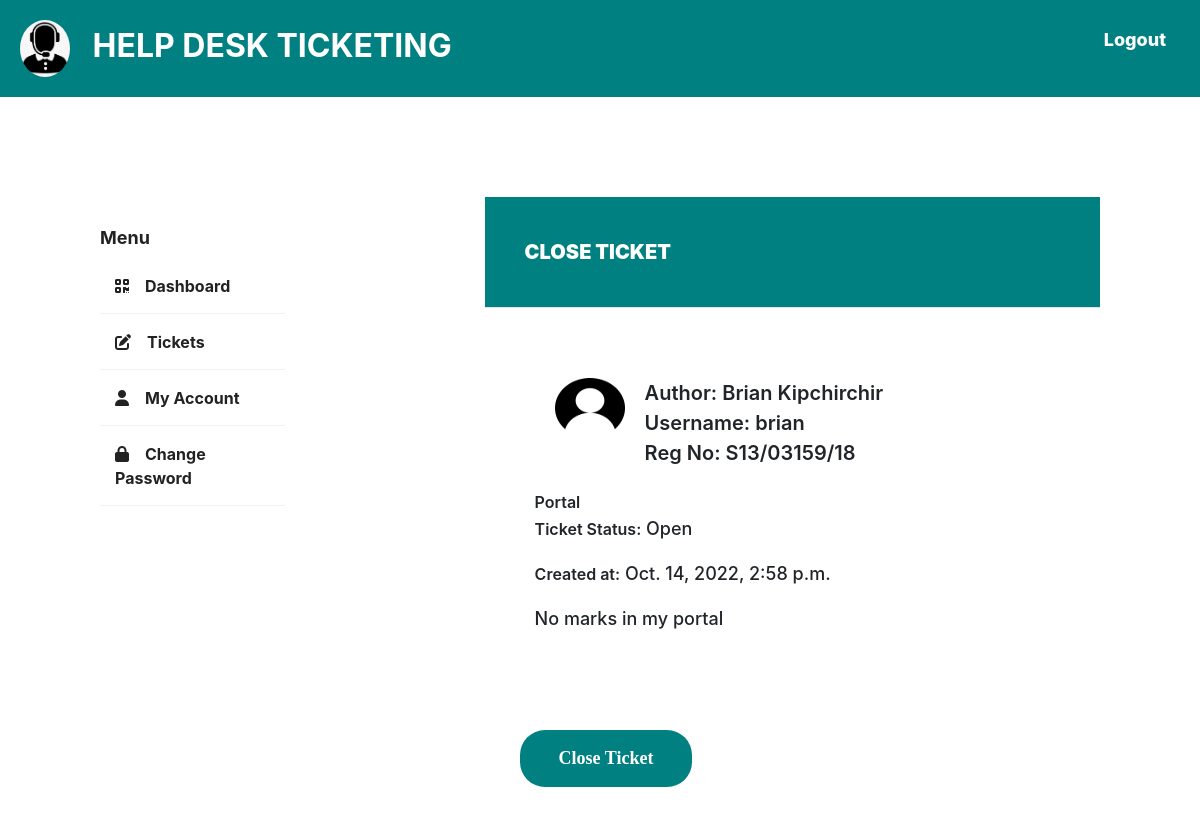
/helpdesk/close-ticket/2/, run on an earlier commit of the app's database.
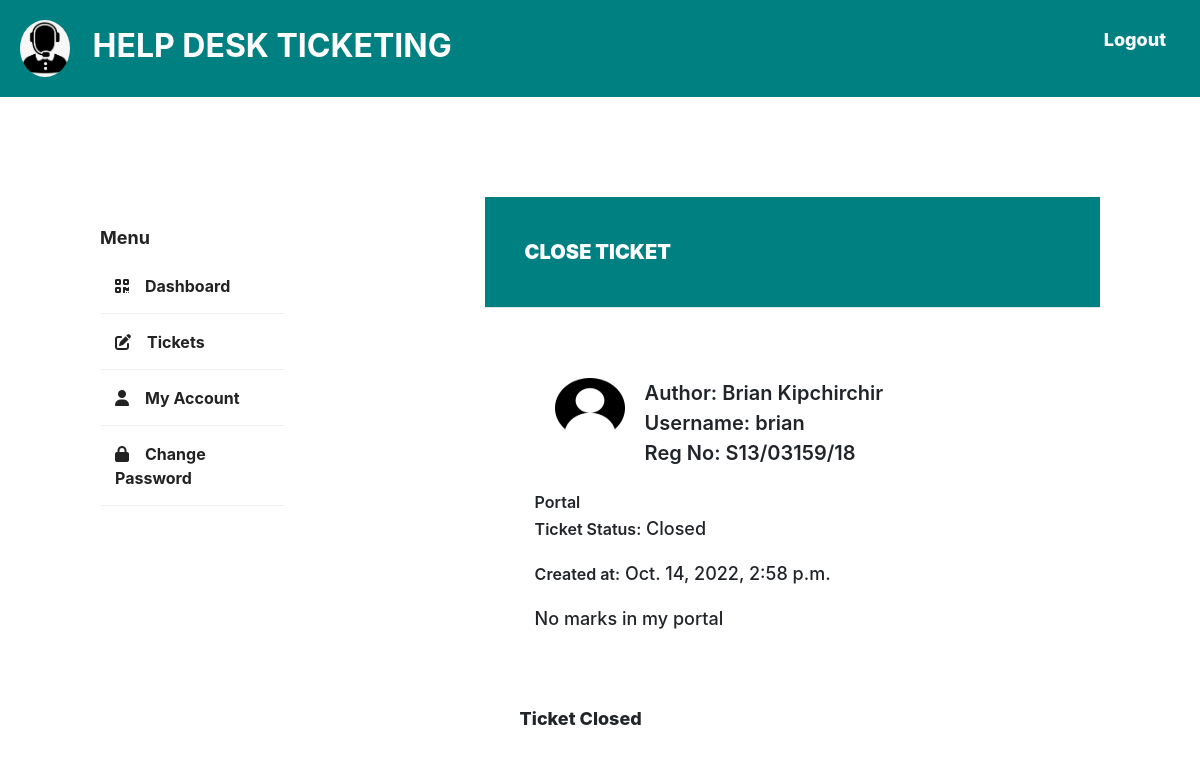
And on a later commit of the database.
### base/models.py (models this page shows, shortened)
class Ticket(models.Model):
    ticket_id = models.AutoField(primary_key=True)
    created_by = models.ForeignKey(
        StudentProfile, on_delete=models.CASCADE, null=True, related_name='created_by')
    closed_by = models.ForeignKey(
        OfficerProfile, on_delete=models.CASCADE, null=True)
    ticket_name = models.CharField(max_length=200, blank=True)
    ticket_type = models.CharField(max_length=200, blank=True)
    ticket_description = models.TextField(max_length=200, blank=True)
    StatusChoices = [
        ('InProgress', 'InProgress'),
        ('Open', 'Open'),
        ('Closed', 'Closed'),
        ('Deferred', 'Deferred'),
    ]
    ticket_status = models.CharField(max_length=200, choices=StatusChoices,
                                     default='Open', blank=True)
    reg_no = models.CharField(max_length=200, blank=False, null=True)
    created_at = models.DateTimeField(default=datetime.now, blank=True)
    updated_at = models.DateTimeField(default=datetime.now, blank=True)
    class Meta:
        ordering = ['-created_at']

class StudentProfile(models.Model):
    user = models.OneToOneField(
        Users, on_delete=models.CASCADE, related_name='student_set')
    student_id = models.AutoField(primary_key=True)

class Users(AbstractUser):
    class Role(models.TextChoices):
        ADMIN = "ADMIN", "Admin"
        STUDENT = "STUDENT", "Student"
        OFFICER = "OFFICER", "Officer"
    role = models.CharField(
        max_length=50, choices=Role.choices, default='STUDENT')
    tracker = FieldTracker()

### base/views.py (the view, shortened to what this page needs)
# urls.py: path('close-ticket/<int:pk>/', views.close_ticket, name='close-ticket'),
def close_ticket(request, pk):
    ticket = Ticket.objects.get(ticket_id=pk)
    context = {
        "tickets": ticket
    }
    return render(request, 'officer/close_ticket.html', context)

### templates/officer/close_ticket.html (shortened to what this page needs)
{% extends 'portal.html'%}
{% load static %}
{% block content %}
<div class="wrapper">
    <div class="sidebar">
        <h4>Menu</h4>
        <ul>
            <li><a href="{% url 'officer-dashboard'%}"><i class="fa-solid fa-qrcode"></i>Dashboard</a></li>
            <li><a href="{% url 'officer-tickets'%}"><i class="fa-solid fa-pen-to-square"></i>Tickets</a></li>
            <li><a href="{% url 'officer-account'%}"><i class="fa-solid fa-user"></i>My Account</a></li>
            <li><a href="{% url 'officer-change-password'%}"><i class="fa-solid fa-lock"></i>Change Password</a></li>
        </ul>
    </div>
    <div class="main_content">
        <div class="header">CLOSE TICKET</div>
        <div class="view_ticket">
            <div class="user-details">
                <img src="/static/user.png" style="margin: 10px; width:70px; height:60px;">
                <h4 style="margin: 10px;"> Author: {{tickets.created_by.user.first_name}} {{tickets.created_by.user.last_name}}<br>Username: {{tickets.created_by.user.username}}<br>Reg No: {{ tickets.reg_no}}</h4>
            </div>
            <span>{{ tickets.ticket_name}}</span>
            <p><span>Ticket Status:</span> {{tickets.ticket_status}}</p>
            <p><span>Created at:</span> {{tickets.created_at}}</p>
            <p>{{ tickets.ticket_description}}</p>
        </div>
        {% if tickets.ticket_status == "Open" %}
            <div class="form-group form-button" style="margin: 35px;">
                <form action="" method="post" >
                    <input type="submit" name="close" id="signup" class="form-submit" value="Close Ticket" />
                </form>
            </div>
        {% else %}
            <p style="font-weight: 800; margin: 35px;"> Ticket Closed </p>
        {% endif %}
    </div>
</div>
{% endblock content %}

What changed in the data, as far as the page shows it:
changed Ticket "No marks in my portal": ticket_status "Open" → "Closed"
Also different on the page:
form field close: "Close Ticket" → (not shown)
text now shown: "Ticket Closed"
